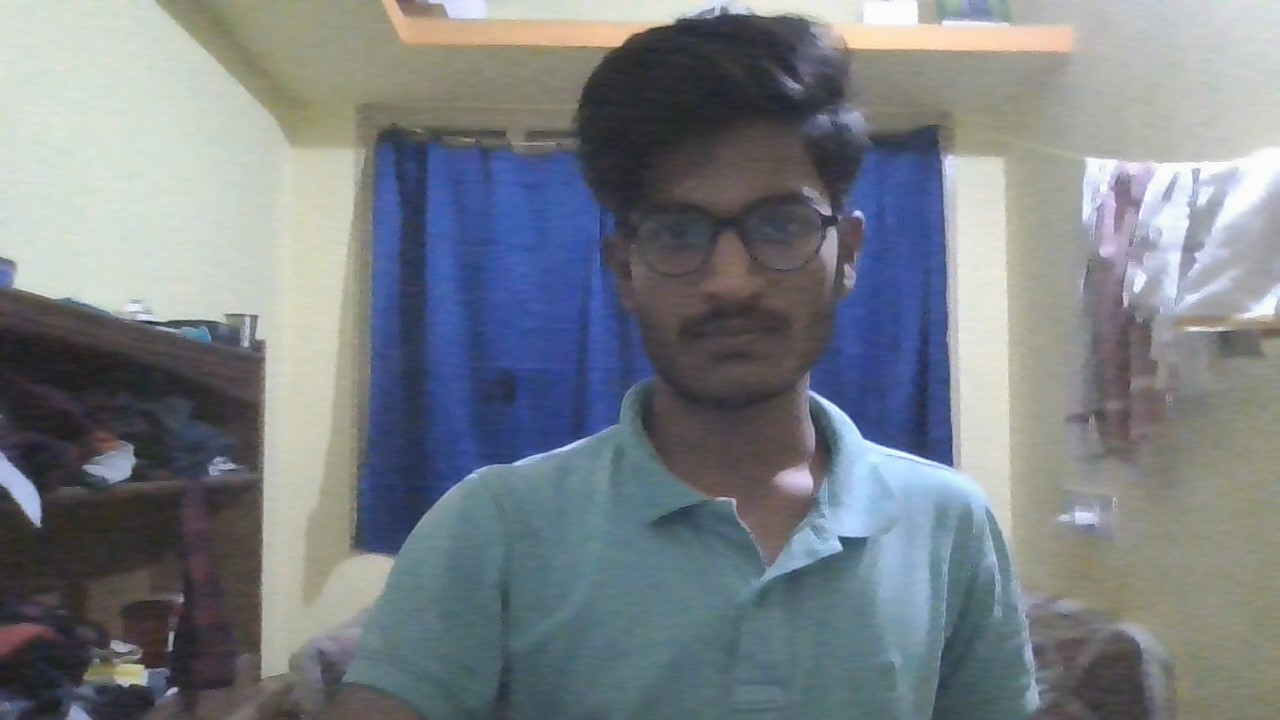
#> input picture image.jpg, 1280 x 720 px
$ python program7.py
#> lines starting #> are read from the running program, lines starting #| are printed output that depends on the picture
import cv2
import numpy as np

# Load the image
image_path = "image.jpg"  # Replace with the path to your image
img = cv2.imread(image_path)
#> img is the input picture: shape (720, 1280, 3); mean B, G, R 133.3, 127.5, 121.6

# Get the height and width of the image
height, width, _ = img.shape
#> height = 720; width = 1280

# Split the image into four quadrants
up_left = img[0:height//2, 0:width//2]
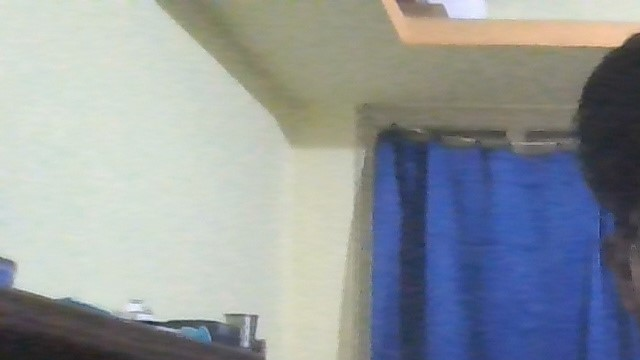
#> up_left: shape (360, 640, 3); mean B, G, R 157.1, 152.5, 146.1
up_right = img[0:height//2, width//2:width]
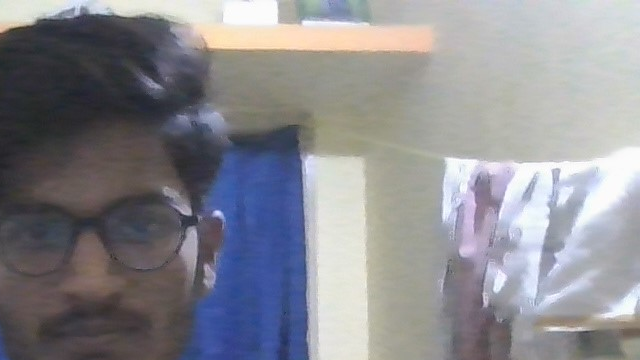
#> up_right: shape (360, 640, 3); mean B, G, R 143.8, 138.1, 138.2
down_left = img[height//2:height, 0:width//2]
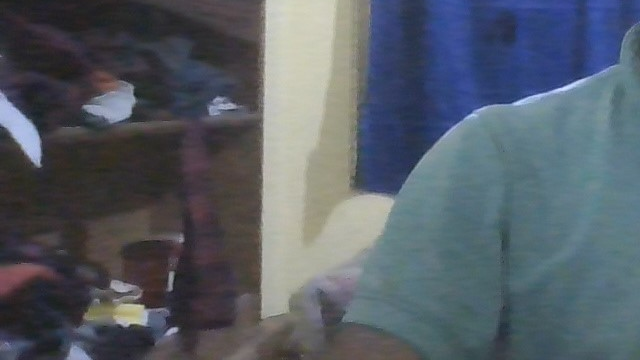
#> down_left: shape (360, 640, 3); mean B, G, R 102.6, 93.7, 86
down_right = img[height//2:height, width//2:width]
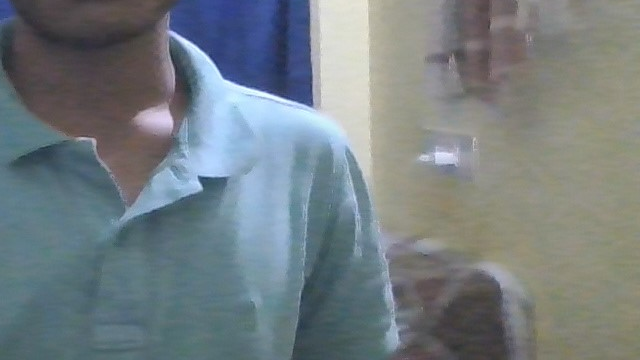
#> down_right: shape (360, 640, 3); mean B, G, R 129.8, 125.8, 116.3

# Create a blank canvas to display the quadrants
canvas = np.zeros((height, width, 3), dtype=np.uint8)

# Place the quadrants on the canvas
canvas[0:height//2, 0:width//2] = up_left
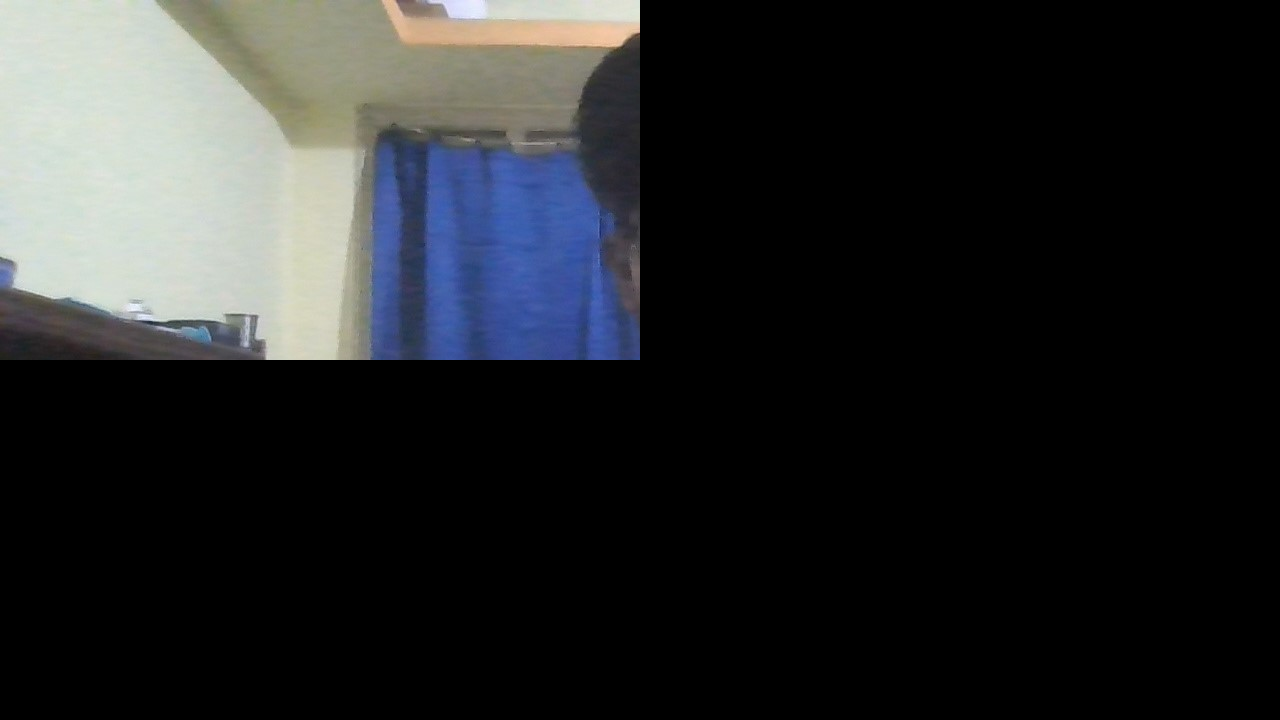
#> canvas: shape (720, 1280, 3); mean B, G, R 39.3, 38.1, 36.5
canvas[0:height//2, width//2:width] = up_right
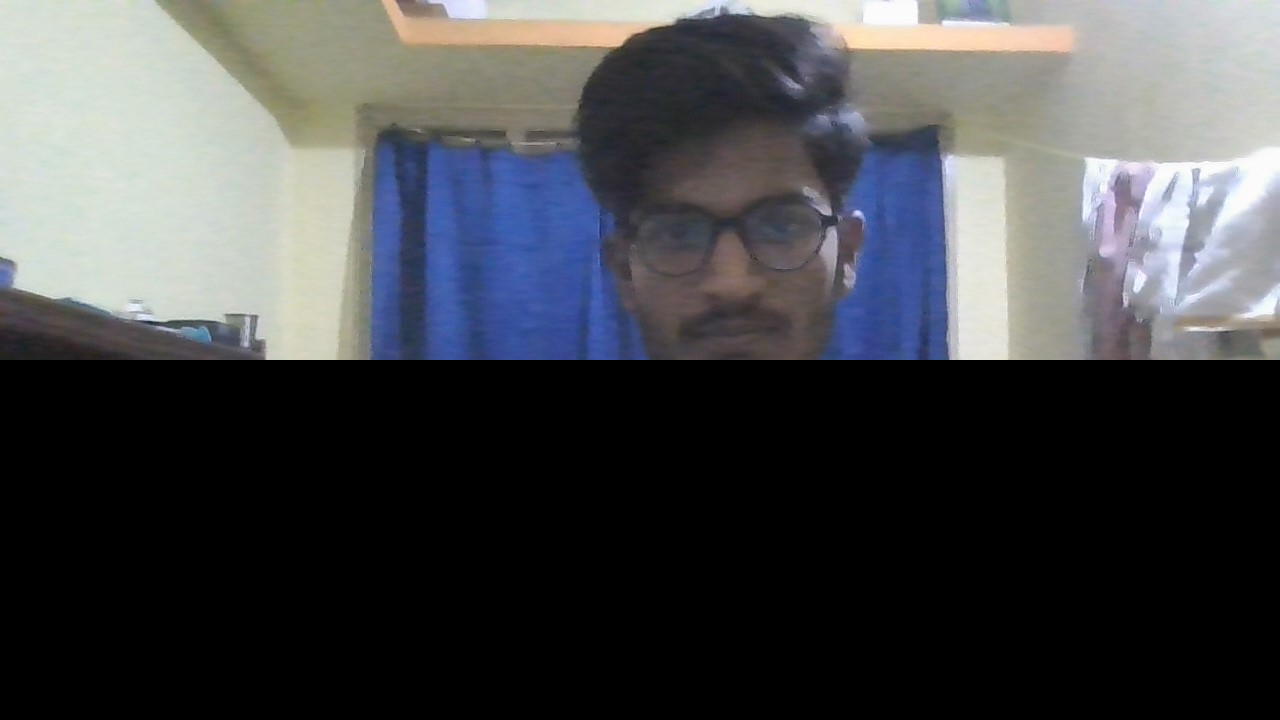
#> canvas: shape (720, 1280, 3); mean B, G, R 75.2, 72.7, 71.1
canvas[height//2:height, 0:width//2] = down_left
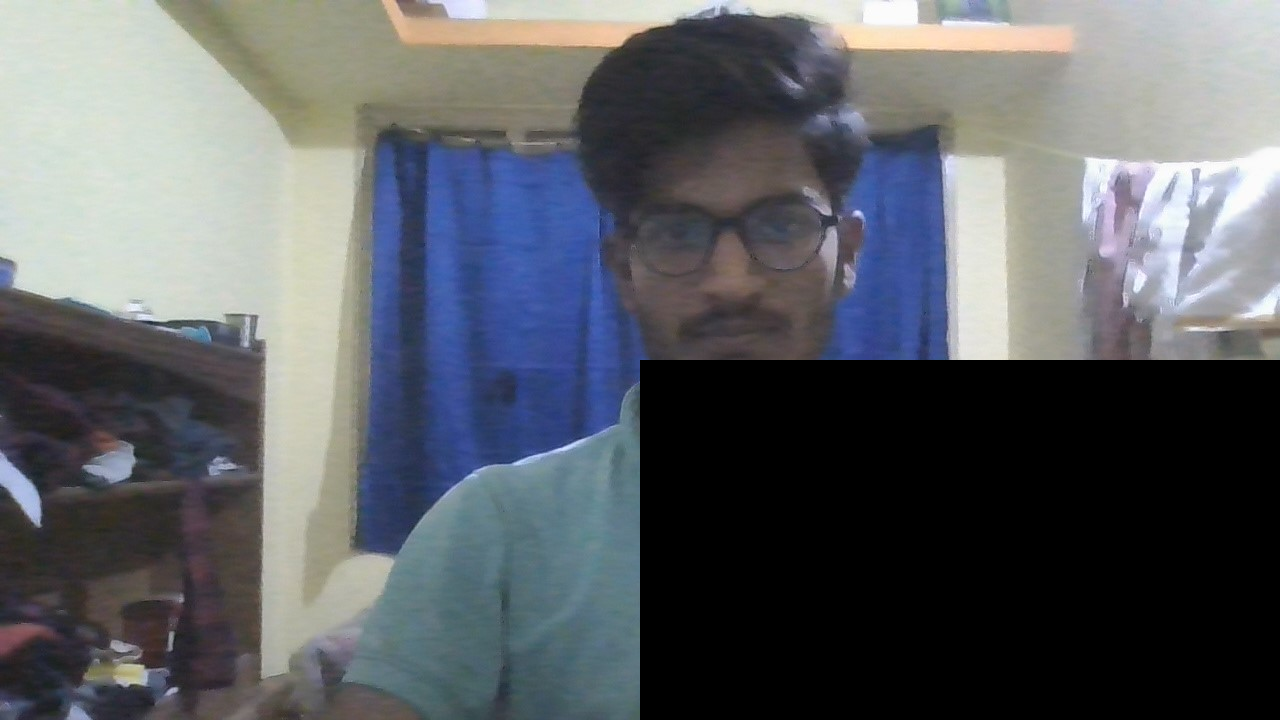
#> canvas: shape (720, 1280, 3); mean B, G, R 100.9, 96.1, 92.5
canvas[height//2:height, width//2:width] = down_right

# Display the canvas
cv2.imshow("Image Quadrants", canvas)
cv2.waitKey(0)
cv2.destroyAllWindows()
